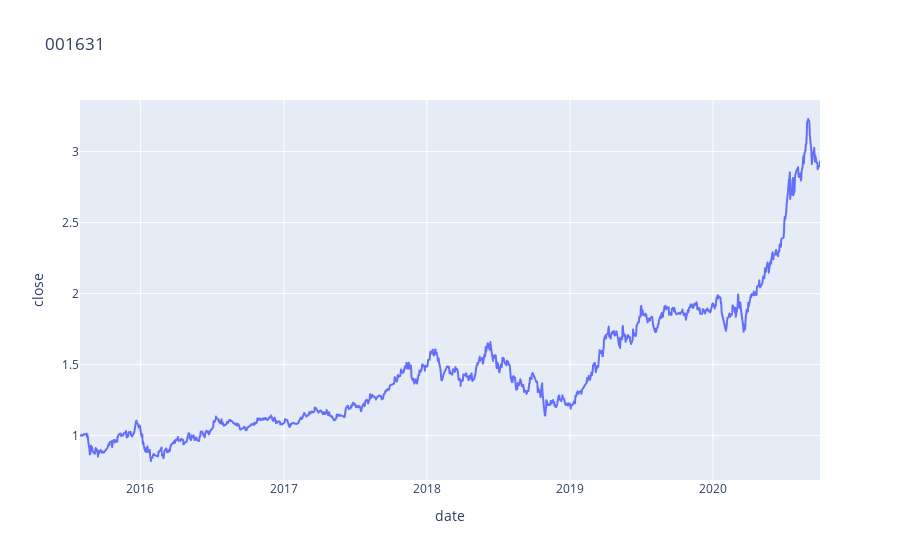

The code cell stored with this chart in its notebook:
### Code cell
libtrdb2.showCNFund(trdb2cfg, '001631')

### Figure 1 — Plotly figure (JSON) as saved in the notebook; plotly's stock layout.template omitted (floating-point values rounded to 4 significant figures; data arrays with more than 128 entries replaced by an {"elided": "..."} marker saying what was removed)
{"data": [{"hovertemplate": "date=%{x}<br>close=%{y}<extra></extra>", "legendgroup": "", "line": {"color": "#636efa", "dash": "solid"}, "mode": "lines", "name": "", "showlegend": false, "type": "scattergl", "x": {"elided": "1266 str values"}, "xaxis": "x", "y": {"elided": "1266 float values"}, "yaxis": "y"}], "layout": {"legend": {"tracegroupgap": 0}, "title": {"text": "001631"}, "xaxis": {"anchor": "y", "domain": [0, 1], "title": {"text": "date"}}, "yaxis": {"anchor": "x", "domain": [0, 1], "title": {"text": "close"}}}}
